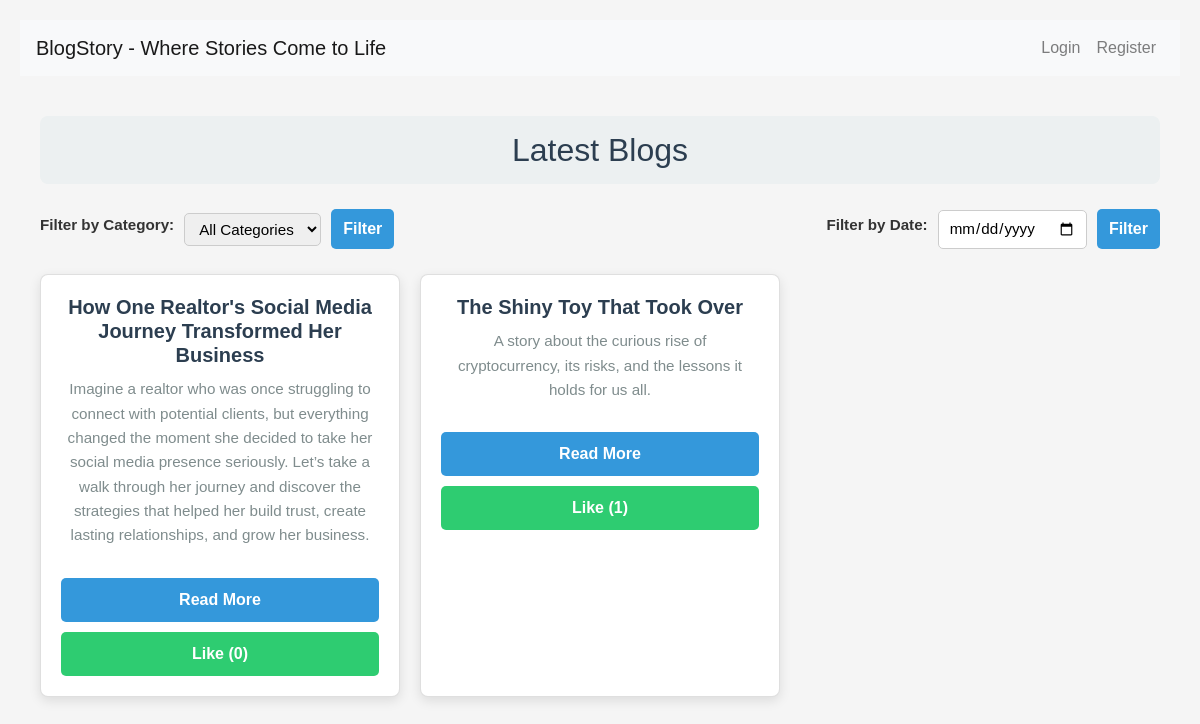
Before: / with the older database file.
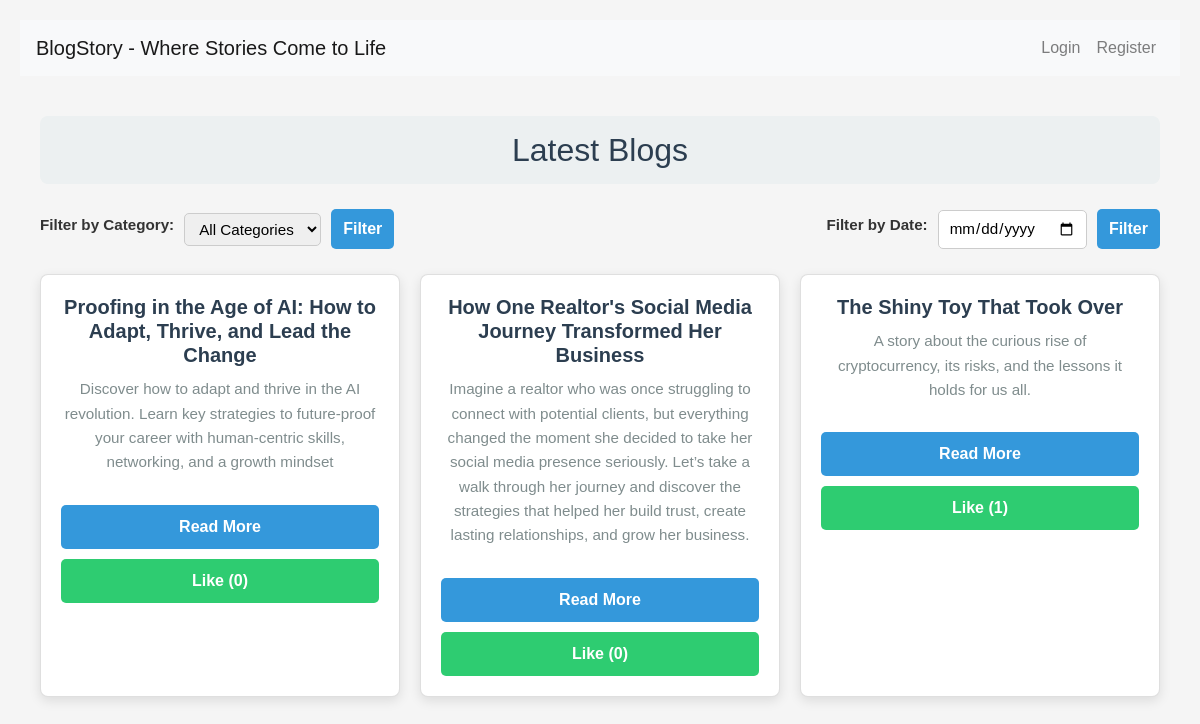
After: the same page with the newer database file.
### blogs/models.py (models this page shows, shortened)
class BlogPost(models.Model):
    title = models.CharField(max_length=200)
    description = models.TextField()
    content = models.TextField()
    publish_date = models.DateTimeField(auto_now_add=True)
    category = models.ForeignKey(Category, on_delete=models.CASCADE)
    like_count = models.PositiveIntegerField(default=0)
    author = models.ForeignKey(User, on_delete=models.CASCADE)
    is_published = models.BooleanField(default=False)

### blogs/views.py (the view)
# urls.py: path('', views.blog_list, name='blog_list'),
def blog_list(request):
    blogs = BlogPost.objects.filter(is_published=True).order_by('-publish_date')
    filter_date = request.GET.get('date')
    if filter_date:
        try:
            filter_date = timezone.datetime.strptime(filter_date, '%Y-%m-%d').date()
            blogs = blogs.filter(publish_date__date=filter_date)
        except ValueError:
            pass  # Handle invalid date format gracefully
    filter_category = request.GET.get('category')
    if filter_category:
        blogs = blogs.filter(category_id=filter_category)
    categories = Category.objects.all()
    context = {
        'blogs': blogs,
        'categories': categories,
        'filter_date': filter_date,
    }
    return render(request, 'index.html', context)

### blogs/templates/index.html (shortened to what this page needs)
{% extends 'base.html' %}
{% block content %}
<div class="container">
    <h1 class="page-title">Latest Blogs</h1>
    <div class="filter-container">
        <form method="get" class="filter-form">
            <label for="category">Filter by Category:</label>
            <select name="category" id="category" class="filter-input">
                <option value="">All Categories</option>
            </select>
            <button type="submit" class="filter-btn">Filter</button>
        </form>
        <form method="get" class="filter-form">
            <label for="filter_date">Filter by Date:</label>
            <input type="date" name="date" id="filter_date" class="filter-input" value="{{ filter_date|date:'Y-m-d' }}">
            <button type="submit" class="filter-btn">Filter</button>
        </form>
    </div>
    <div class="blog-cards">
        {% for blog in blogs %}
            <div class="card">
                <div class="card-body">
                    <h5 class="card-title">{{ blog.title }}</h5>
                    <p class="card-description">{{ blog.description }}</p>
                    <a href="{% url 'blog_detail' blog.pk %}" class="card-btn primary-btn">Read More</a>
                    <a href="{% url 'like_blog' blog.pk %}" class="card-btn success-btn">Like ({{ blog.like_count }})</a>
                </div>
            </div>
        {% endfor %}
    </div>
</div>
{% endblock %}

### blogs/templates/base.html (shortened to what this page needs)
{% load static %}
<!DOCTYPE html>
<html lang="en">
<head>
    <link rel="stylesheet" href="{% static 'css/style.css' %}">
    <link href="https://cdn.jsdelivr.net/npm/bootstrap@4.5.2/dist/css/bootstrap.min.css" rel="stylesheet">
</head>
<body>
    <div class="container">
        <header>
            <nav class="navbar navbar-expand-lg navbar-light bg-light">
                <a class="navbar-brand" href="/blogs">BlogStory - Where Stories Come to Life</a>
                <div class="collapse navbar-collapse">
                    <ul class="navbar-nav ml-auto">
                        {% if user.is_authenticated %}
                        <li class="nav-item">
                            <form method="POST" action="{% url 'logout' %}">
                                {% csrf_token %}
                                <button type="submit" class="btn btn-danger">Logout</button>
                            </form>
                        </li>
                        {% else %}
                        <li class="nav-item">
                            <a class="nav-link" href="{% url 'login' %}">Login</a>
                        </li>
                        <li class="nav-item">
                            <a class="nav-link" href="{% url 'register' %}">Register</a>
                        </li>
                        {% endif %}
                    </ul>
                </div>
            </nav>
        </header>
        <main>
            {% block content %}
            {% endblock %}
        </main>
    </div>
</body>
</html>

### static/css/style.css (style rules this page uses)
body { font-family: 'Arial', sans-serif; background-color: #f4f4f9; }
header { margin-bottom: 20px; }
.card { margin-bottom: 15px; }
.card-title { font-size: 1.25rem; }

### blogs/templates/index.html (style rules this page uses)
body { font-family: 'Arial', sans-serif; margin: 0; padding: 0; background-color: #f5f5f5; color: #333; }
.container { max-width: 1200px; margin: 0 auto; padding: 20px; }
.page-title { font-size: 2rem; text-align: center; color: #2c3e50; margin-bottom: 25px; padding: 15px 0; background-color: #ecf0f1; border-radius: 8px; }
.filter-container { display: flex; justify-content: space-between; margin-bottom: 25px; }
.filter-form { display: flex; align-items: center; gap: 10px; }
.filter-form label { font-size: 0.95rem; font-weight: 600; }
.filter-input { padding: 6px 10px; font-size: 0.95rem; border: 1px solid #ccc; border-radius: 5px; outline: none; }
.filter-btn { padding: 8px 12px; background-color: #3498db; border: none; border-radius: 5px; color: #fff; font-weight: 600; cursor: pointer; transition: background-color 0.3s; }
.blog-cards { display: grid; grid-template-columns: repeat(auto-fill, minmax(300px, 1fr)); gap: 20px; }
.card { background-color: #fff; border-radius: 8px; box-shadow: 0 4px 12px rgba(0, 0, 0, 0.1); transition: transform 0.3s ease, box-shadow 0.3s ease; }
.card-body { padding: 20px; text-align: center; }
.card-title { font-size: 1.25rem; font-weight: 600; color: #2c3e50; margin-bottom: 10px; }
.card-description { color: #7f8c8d; font-size: 0.95rem; margin-bottom: 20px; line-height: 1.6; height: auto; overflow: hidden; text-overflow: ellipsis; }
.card-btn { display: inline-block; padding: 10px; width: 100%; border-radius: 5px; text-align: center; text-decoration: none; font-weight: 600; margin-top: 10px; }
.primary-btn { background-color: #3498db; color: #fff; }
.success-btn { background-color: #2ecc71; color: #fff; }

Changed rows visible on the page:
added BlogPost: title "Proofing in the Age of AI: How to Adapt, Thrive, and Lead the Change", description "Discover how to adapt and thrive in the AI revolution. Learn key strategies to future-proof your career with human-centric skills, networking, and a growth mindset", like_count "0"
